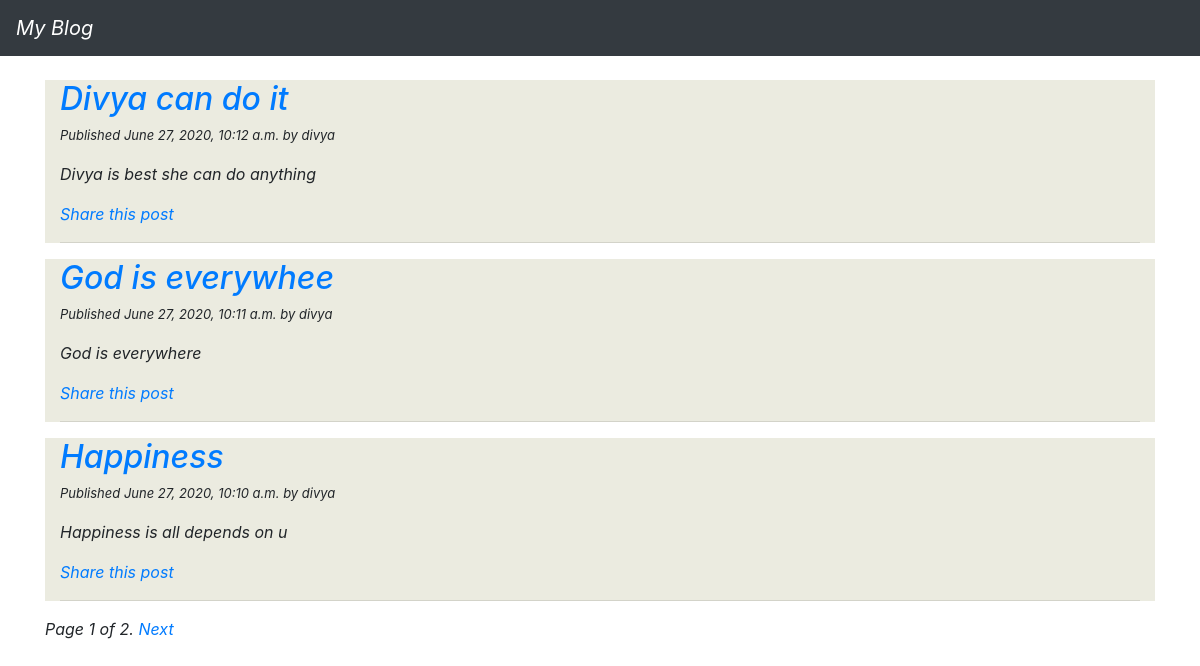
Screenshot of /blog/ with the database file from the repository.
### blog/models.py (models this page shows, shortened)
class Post(models.Model):
	objects = models.Manager() # The default manager.
	published = PublishedManager() # Our custom manager.
	STATUS_CHOICES = (
		('draft', 'Draft'),
		('published', 'Published'),
    )
	title = models.CharField(max_length=250)
	slug = models.SlugField(max_length=250,
							unique_for_date='publish')
	author = models.ForeignKey(User,
								on_delete=models.CASCADE,
								related_name='blog_posts')
	body = models.TextField()
	publish = models.DateTimeField(default=timezone.now)
	created = models.DateTimeField(auto_now_add=True)
	updated = models.DateTimeField(auto_now=True)
	status = models.CharField(max_length = 10,
							choices = STATUS_CHOICES,
							default ='draft')
	def get_absolute_url(self):
		return reverse('blog:post_detail',
			args=[self.publish.year,
			self.publish.month,
			self.publish.day,
			self.slug])
	class Meta:
		ordering = ('-publish',)

### blog/views.py (the view)
# urls.py: path('', views.PostListView.as_view(), name='post_list'),
class PostListView(ListView):
	queryset = Post.published.all()
	context_object_name = 'posts'
	paginate_by = 3
	template_name = 'blog/post/list.html'

### blog/templates/blog/post/list.html (shortened to what this page needs)
{% extends "blog/base.html" %}
{% block content %}
{% for post in posts %}
	<div class ="container"style="background-color: #ebebe0">
	<h2>
	<a href="{{ post.get_absolute_url }}"> {{ post.title }} </a>
	</h2>
	 <p class="date" style="font-size: small;"> Published {{ post.publish }} by {{ post.author }} </p>
	  {{ post.body|truncatewords:30|linebreaks }}
	  <p>
	  	<a href="{% url 'blog:post_share' post.id %}">    Share this post  </a>
	  </p>
	  <hr>
	</div>
{% endfor %}
{% include "paginator.html" with page=page_obj %}
{% endblock %}

### rows the page displays
Post: title "Divya can do it", publish "June 27, 2020, 10:12 a.m.", author "divya", body "Divya is best she can do anything"
Post: title "God is everywhee", publish "June 27, 2020, 10:11 a.m.", author "divya", body "God is everywhere"
Post: title "Happiness", publish "June 27, 2020, 10:10 a.m.", author "divya", body "Happiness is all depends on u"

### other values shown
{{ page.number }} "1"
{{ page.paginator.num_pages }} "2"
